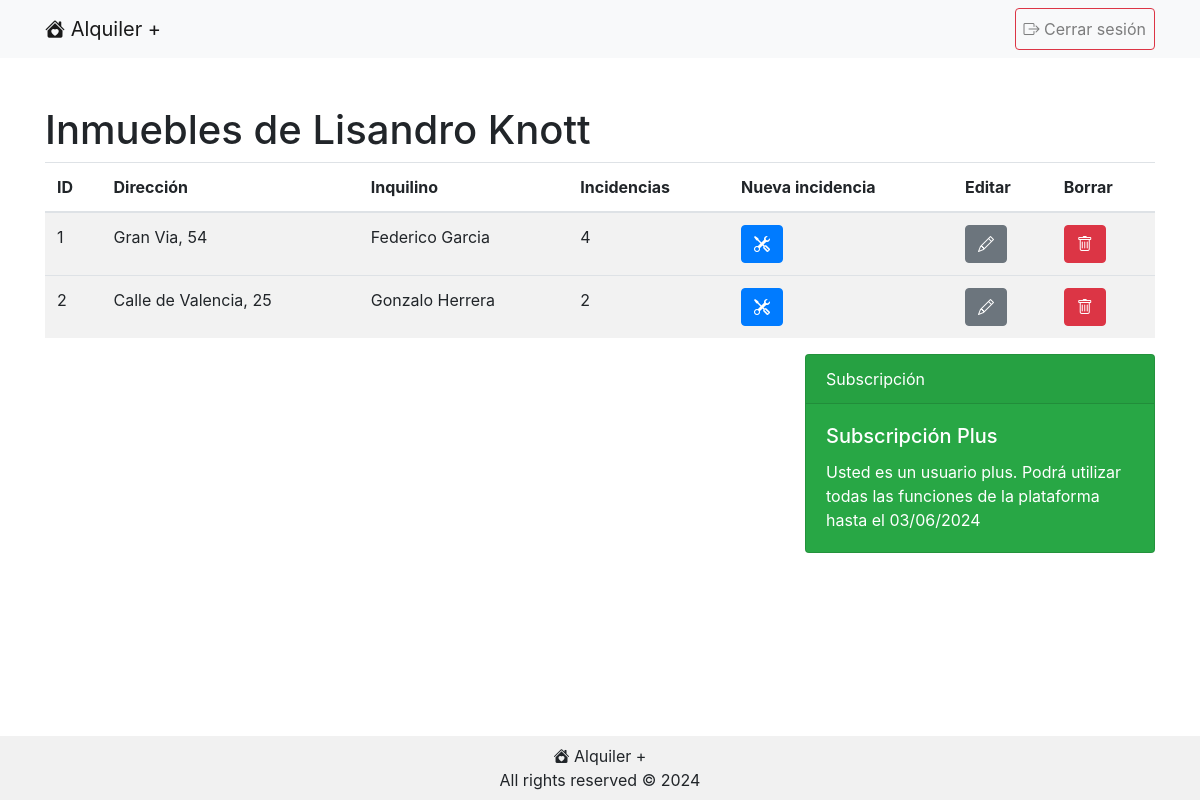
The app's page /tablero.php (signed in) with its own data.
### tables this page shows
CREATE TABLE `usuarios` (
  `id` int(11) NOT NULL,
  `nombre` tinytext NOT NULL,
  `apellido` tinytext NOT NULL,
  `email` mediumtext NOT NULL,
  `contrasena_hash` text NOT NULL,
  `telefono` tinytext NOT NULL,
  `vencimiento_subscripcion` date NOT NULL DEFAULT current_timestamp(),
  `es_administrador` tinyint(1) NOT NULL DEFAULT 0
);

CREATE TABLE `inmuebles` (
  `id` int(11) NOT NULL,
  `direccion` text NOT NULL,
  `propietario_usuario_id` int(11) NOT NULL,
  `inquilino_usuario_id` int(11) NOT NULL
);

### class/Conexion.php (called while the page is built, shortened)
<?php
class Conexion {
    private static $host;
    private static $username;
    private static $password;
    private static $db;
    private static $dsn;
    private static $conexion = null;
    private static function inicializar() {
        if (self::$conexion === null) {
            self::$host = DB_HOST;
            self::$db = DB_NAME;
            self::$username = DB_USERNAME;
            self::$password = DB_PASSWORD;
            self::$dsn = "mysql:host=" . self::$host . ";dbname=" . self::$db . ";charset=utf8mb4";
            try {
                self::$conexion = new PDO(self::$dsn, self::$username, self::$password);
                self::$conexion->setAttribute(PDO::ATTR_ERRMODE, PDO::ERRMODE_EXCEPTION);
            } catch (PDOException $ex) {
                die("Error en la conexión con la bbdd: mensaje: " . $ex->getMessage());
            }
            return self::$conexion;
        }
    }
    public static function consulta($sql) {
        try {
            $stmt = self::$conexion->prepare($sql);
            $stmt->execute();
            $resultado = $stmt->fetchAll(PDO::FETCH_ASSOC);
            return $resultado;
        } catch (PDOException $ex) {
            die("Fallo la query: " . $ex->getMessage());
        }
    }
}

### class/Usuario.php (called while the page is built, shortened)
<?php
class Usuario {
    private $nombre;
    private $apellido;
    private $vencimientoSubscripcion;
    private $inmuebles = array();
    public function __construct($nombre, $apellido, $email, $contrasenaHash, $telefono, $vencimientoSubscripcion=null, $esAdministrador=0, $inmuebles=null, $id=null) {
        if ($id != null) {
            $this->nombre = $nombre;
            $this->apellido = $apellido;
            $this->vencimientoSubscripcion = new DateTime($vencimientoSubscripcion);
            $this->inmuebles = $inmuebles;
        } else if ($id === null) {
            Conexion::consulta("INSERT INTO usuarios (nombre, apellido, email, contrasena_hash, telefono, vencimiento_subscripcion, es_administrador) VALUES ('".$nombre."', '".$apellido."', '".$email."', '".$contrasenaHash."', '".$telefono."', DATE_ADD(CURDATE(), INTERVAL 10 DAY), 0)");
        }
    }
    public function getNombre() {
        return $this->nombre;
    }
    public function getApellido() {
        return $this->apellido;
    }
    public function getVencimientoSubscripcion() {
        return $this->vencimientoSubscripcion;
    }
    public function getInmuebles() {
        return $this->inmuebles;
    }
    public static function obtenerUsuarioExistente($id) {
        $consulta = Conexion::consulta("SELECT id, direccion, inquilino_usuario_id FROM inmuebles WHERE propietario_usuario_id=" . $id);
        $inmuebles = [];
        foreach ($consulta as $fila) {
            $inmueble = Inmueble::obtenerInmuebleExistente($fila["id"]);
            $inmuebles[] = $inmueble;
        }
        $consulta = Conexion::consulta("SELECT id, nombre, apellido, email, contrasena_hash, telefono, vencimiento_subscripcion, es_administrador FROM usuarios WHERE id=" . $id);
        foreach ($consulta as $fila) {
            $usuario = new Usuario($fila['nombre'], $fila['apellido'], $fila['email'], $fila['contrasena_hash'], $fila['telefono'], $fila['vencimiento_subscripcion'], $fila['es_administrador'], $inmuebles, $fila['id']);
        }
        return $usuario;
    }
}

### class/Inmueble.php (called while the page is built, shortened)
<?php
class Inmueble {
    private $id;
    private $direccion;
    private $inquilino;
    private $incidencias;
    public function __construct($id, $direccion, $inquilino, $incidencias) {
        $this->id = $id;
        $this->direccion = $direccion;
        $this->inquilino = $inquilino;
        $this->incidencias = $incidencias;
    }
    public function getId() {
        return $this->id;
    }
    public function getDireccion() {
        return $this->direccion;
    }
    public function getInquilino() {
        return $this->inquilino;
    }
    public function getIncidencias() {
        return $this->incidencias?? [];
    }
    public static function obtenerInmuebleExistente($id) {
        $consulta = Conexion::consulta("SELECT id, tipo, titulo, descripcion, estado, usuario_id, fecha_y_hora FROM incidencias WHERE inmueble_id=" . $id);
        foreach($consulta as $fila) {
            $incidencia = Incidencia::obtenerIncidenciaExistente($fila["id"]);
            $incidencias[] = $incidencia;
        }
        $consulta = Conexion::consulta("SELECT id, direccion, inquilino_usuario_id FROM inmuebles WHERE id=" . $id);
        foreach ($consulta as $fila) {
            $inmueble = new Inmueble($fila['id'], $fila['direccion'], Usuario::obtenerUsuarioExistente($fila['inquilino_usuario_id']), $incidencias);
        }
        return $inmueble;
    }
}

### class/Incidencia.php (called while the page is built, shortened)
<?php
class Incidencia {
    public static function obtenerIncidenciaExistente($id){
        $consulta = Conexion::consulta("SELECT id, tipo, titulo, descripcion, estado, fecha_y_hora FROM incidencias WHERE inmueble_id=" . $id);
        $incidencia = null;
        foreach ($consulta as $fila) {
            $incidencia = new Incidencia($fila['id'], $fila['tipo'], $fila['titulo'], $fila['descripcion'], $fila['estado'], $fila['fecha_y_hora']);
        }
        return $incidencia;
    }
}

### public/tablero.php (the view, shortened to what this page needs)
<?php
$usuario = Usuario::obtenerUsuarioExistente($_SESSION['usuarioId']);
$currentDate = new DateTime();
$currentDate->setTime(0, 0, 0);
$subscripto = ($usuario->getVencimientoSubscripcion() >= $currentDate);
?>
<!DOCTYPE html>
<html lang="es">
    <head>
<?php require '../include/head.php' ?>
    </head>
    <body>
        <?php require '../include/nav.php'; ?>
        <div class="contenido container mt-5 flex-grow-1">
            <h1>Inmuebles de <?php echo"{$usuario->getNombre()} {$usuario->getApellido()}"?></h1>
            <table class="table table-striped">
                <thead>
                    <tr>
                        <th>ID</th>
                        <th>Direcci&oacute;n</th>
                        <th>Inquilino</th>
                        <th>Incidencias</th>
                        <th>Nueva incidencia</th>
                        <th>Editar</th>
                        <th>Borrar</th>
                    </tr>
                </thead>
                <tbody>
                    <?php
                        foreach ($usuario->getInmuebles() as $inmueble) {
                            ?>
                            <tr>
                                <td><?php echo $inmueble->getId(); ?></td>
                                <td><?php echo $inmueble->getDireccion(); ?></td>
                                <td><?php echo "{$inmueble->getInquilino()->getNombre()} {$inmueble->getInquilino()->getApellido()}" ; ?></td>
                                <td><?php echo count($inmueble->getIncidencias()); ?></td>
                                <td><a href="nuevaincidencia.php?inmuebleId=<?php echo $inmueble->getId(); ?>" class="edit-button btn btn-primary"><i class="bi bi-tools"></i></a></td>
                                <td><a href="editarinmueble.php?id=<?php echo $inmueble->getId(); ?>" class="edit-button btn btn-secondary"><i class="bi bi-pencil"></i></a></td>
                                <td><a href="borrarinmueble.php?id=<?php echo $inmueble->getId(); ?>" class="delete-button btn btn-danger" onclick="return confirm('Esta seguro que desea borrar este inmueble?');"><i class="bi bi-trash"></i></a></td>
                            <tr>
                        <?php } ?>
                </tbody>
            </table>
            <div class="row">
                <div class="col-md-4 ml-auto">
                    <div class="card text-white <?php echo ($subscripto) ? "bg-success" : "bg-secondary" ?> mb-4">
                        <div class="card-header">Subscripci&oacute;n</div>
                        <div class="card-body">
                            <h5 class="card-title">Subscripci&oacute;n <?php echo ($subscripto) ? "Plus" : "Gratuita" ?></h5>
                            <p class="card-text">
                                <?php echo ($subscripto) ? "Usted es un usuario plus. Podr&aacute; utilizar todas las funciones de la plataforma hasta el " : "Usted es un usuario gratuito. Solo tiene acceso a las funcionalidades b&aacute;sicas. Su subcripci&oacute;n plus finaliz&oacute; el " ?>
                                <?php echo ($usuario->getVencimientoSubscripcion())->format("d/m/Y") ?>
                            </p>
                        </div>
                    </div>
                </div>
            </div>
        </div>
<?php require '../include/footer.php' ?>
    </body>
</html>

### include/head.php (shortened to what this page needs)
<link href="css/estilos.css" rel="stylesheet">
<link href="https://stackpath.bootstrapcdn.com/bootstrap/4.5.2/css/bootstrap.min.css" rel="stylesheet">
<link href="https://cdn.jsdelivr.net/npm/bootstrap-icons/font/bootstrap-icons.css" rel="stylesheet">

### include/nav.php
<nav class="navbar navbar-expand-lg navbar-light bg-light">
    <div class="container">
        <a class="navbar-brand" href="./">
            <i class="bi bi-house-heart-fill"></i> Alquiler +
        </a>
        <div class="collapse navbar-collapse">
            <ul class="navbar-nav ml-auto">
                <li class="nav-item">
                <?php if (isset($_SESSION['email'])) {
        ?>
                    <a class="nav-link btn btn-outline-danger" href="logout.php">
                        <i class="bi bi-box-arrow-right"></i> Cerrar sesi&oacute;n
        <?php
    } else {
        ?>
                    <a class="nav-link btn btn-outline-primary" href="login.php">
                        <i class="bi bi-box-arrow-in-right"></i> Ingresar
    <?php }?>
                    </a>
                </li>
            </ul>
        </div>
    </div>
</nav>

### include/footer.php
<footer class="footer text-center py-2">
    <div class="container">
        <p class="mb-0">
            <i class="bi bi-house-heart-fill"></i> Alquiler +<br>
            All rights reserved &copy; <?php echo date("Y"); ?>
        </p>
    </div>
</footer>

### public/css/estilos.css (style rules this page uses)
body { display: flex; flex-direction: column; min-height: 100vh; }
.footer { position: fixed; left: 0; bottom: 0; width: 100%; background-color: #f1f1f1; text-align: center; padding: 5px 0; }

### records on screen
usuarios: nombre "Lisandro", apellido "Knott", vencimiento_subscripcion "03/06/2024"
inmuebles: id "1", direccion "Gran Via, 54", count($inmueble->getIncidencias()) "4"
usuarios: nombre "Federico", apellido "Garcia"
inmuebles: id "2", direccion "Calle de Valencia, 25", count($inmueble->getIncidencias()) "2"
usuarios: nombre "Gonzalo", apellido "Herrera"
